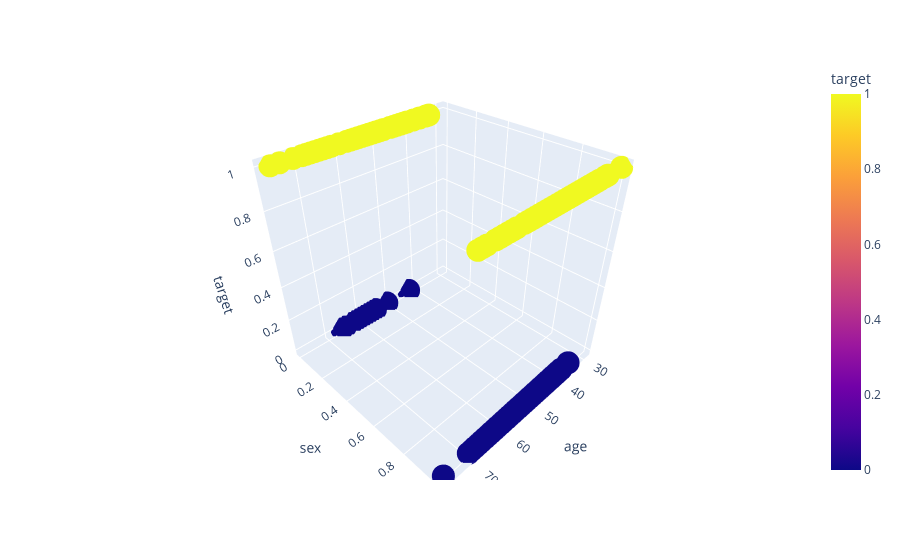

Write notebook code for a chart like this one.
### Code cell
# 8-Exploratory Data Analysis and Visualization with Plotly3D
#!pip install plotly
# https://plotly.com/python/3d-scatter-plots/
import plotly.express as px
fig = px.scatter_3d(df, x=X_numerical.columns[0], y=X_numerical.columns[1], z=target,
              color=target)
fig.show();

### Figure 1 — Plotly figure (JSON) as saved in the notebook; plotly's stock layout.template omitted (floating-point values rounded to 4 significant figures; data arrays with more than 128 entries replaced by an {"elided": "..."} marker saying what was removed)
{"data": [{"hovertemplate": "age=%{x}<br>sex=%{y}<br>target=%{marker.color}<extra></extra>", "legendgroup": "", "marker": {"color": {"elided": "302 int values"}, "coloraxis": "coloraxis", "symbol": "circle"}, "mode": "markers", "name": "", "scene": "scene", "showlegend": false, "type": "scatter3d", "x": {"elided": "302 int values"}, "y": {"elided": "302 int values"}, "z": {"elided": "302 int values"}}], "layout": {"coloraxis": {"colorbar": {"title": {"text": "target"}}, "colorscale": [[0, "#0d0887"], [0.1111, "#46039f"], [0.2222, "#7201a8"], [0.3333, "#9c179e"], [0.4444, "#bd3786"], [0.5556, "#d8576b"], [0.6667, "#ed7953"], [0.7778, "#fb9f3a"], [0.8889, "#fdca26"], [1, "#f0f921"]]}, "legend": {"tracegroupgap": 0}, "margin": {"t": 60}, "scene": {"domain": {"x": [0, 1], "y": [0, 1]}, "xaxis": {"title": {"text": "age"}}, "yaxis": {"title": {"text": "sex"}}, "zaxis": {"title": {"text": "target"}}}}}
